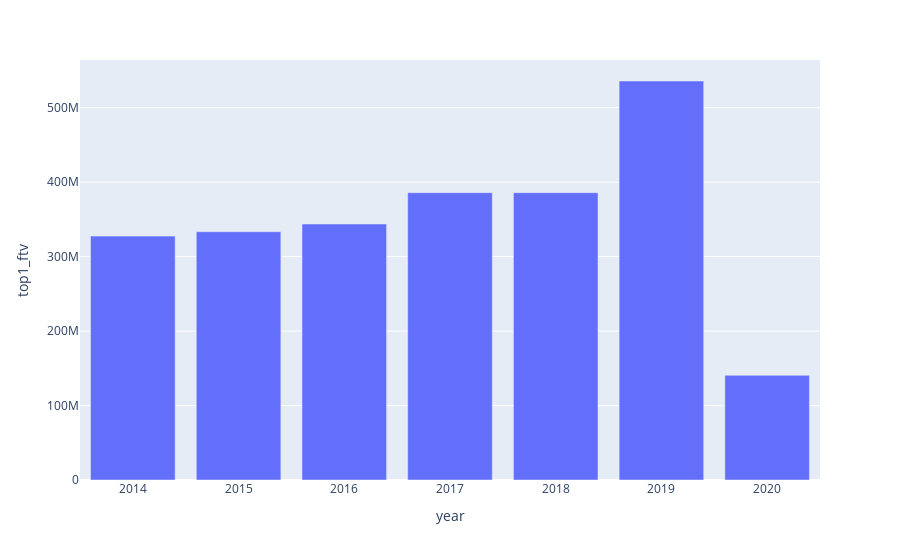

The code cell stored with this chart in its notebook:
### Code cell
px.bar(df, df.index, 'top1_ftv')

### Figure 1 — Plotly figure (JSON) as saved in the notebook; plotly's stock layout.template omitted (floating-point values rounded to 4 significant figures)
{"data": [{"alignmentgroup": "True", "hovertemplate": "year=%{x}<br>top1_ftv=%{y}<extra></extra>", "legendgroup": "", "marker": {"color": "#636efa", "pattern": {"shape": ""}}, "name": "", "offsetgroup": "", "orientation": "v", "showlegend": false, "textposition": "auto", "type": "bar", "x": [2014, 2015, 2016, 2017, 2018, 2019, 2020], "xaxis": "x", "y": [327555233, 333459047, 343812413, 385909376, 385909376, 535855162, 140651241], "yaxis": "y"}], "layout": {"barmode": "relative", "legend": {"tracegroupgap": 0}, "margin": {"t": 60}, "xaxis": {"anchor": "y", "domain": [0, 1], "title": {"text": "year"}}, "yaxis": {"anchor": "x", "domain": [0, 1], "title": {"text": "top1_ftv"}}}}
